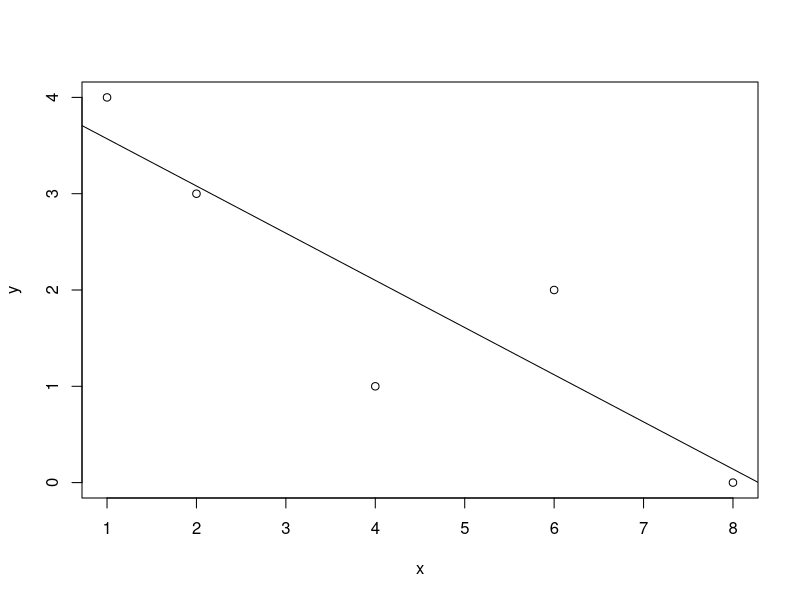

Here is the R script that generated this plot: (Note: this script raises an error after producing the figure.)
# Write your model
# Simple linear regression
# Check list
# Sxx,Syy,Sxy(Checked)(Mahmoud and Zyad).
# Beta 1,Beta0(Checked)(Mahmoud and Zyad).
# SSR,SSE,SST,MSR,MSE,MST(Bisho and Hamdi).
# Anova table(Checked)(ziad and ali).
# Confidence interval for estimator at given significant level(Checked)(gaber and safy).
# Calculation of C.l. for mean response and new observation(Gowely and Ashraf).
# Scatter plot contain fitted line(Checked)(Mahmoud).
#----------------------Mahmoud Essam and Zyad Ashraf--------------------------#
Data <- data.frame(
  x = c(1,2,4,6,8),
  y = c(4,3,1,2,0)
)
# Getting needed data
x <- Data$x
y <- Data$y
n <- length(x)
xbar<-mean(x)
ybar<-mean(y)
# Calculating Sxx and Sxy and Syy
Sxx<- round(sum(x^2) -n*(xbar^2),2)
Syy <- round(sum(y^2) -n*(ybar^2),2)
Sxy <- round(sum(x*y) -n*xbar*ybar,2)
# Calculating intercept(Beta Node) and Slope(Beta 1)
Beta_1 <- round(Sxy / Sxx,2)
Beta_0 <- round(ybar - Beta_1*xbar,2)
# Plotting data 
plot(x,y)
abline(a=Beta_0,b=Beta_1)
#----------------------Mahmoud Essam and Zyad Ashraf--------------------------#
#-----------------------------------------------------------------------------#
#----------------------mohamed hamdy and bishoy-------------------------------#
#calculating sum squares (regression, error,total)
SSR <-Beta_1^2*Sxx
SST <-Syy
SSE <-SST-SSR

#calculating Mean sum squares(regression,error)
MSR<-SSR/1
MSE<-SSE/n
#calculating coeffecient(correlation, determination)
Rsquare<-as.numeric(SSR/SST)
print(paste('dependent variable explained by an independent variable in regression model ',Rsquare*100,'%'))
if(Beta_1<0){
  r<-0-sqrt(Rsquare)
  print(paste("the model has negative correlation about ",r))
  
}else{
  r<-sqrt(Rsquare)
  print(paste("the model has positive correlation about ",r))
}
#----------------------mohamed hamdy and bishoy-------------------------------#
#-----------------------------------------------------------------------------#
#----------------------Ali elsayed  and ziad ashraf --------------------------#
# calculate F0
F0 <- MSR / MSE
#DEGREE OF FREEDOM 
DFR=1
DFE=n-2
DFT= DFR+DFE
#anova table
ANOVA=matrix(c(SSR,SSE,SST,DFR,DFE,DFT,MSR,MSE,"",F0,"",""),ncol=4)
row.names(ANOVA)=c("Treatment","Error","Total")
colnames(ANOVA)=c("Sum square","Degree of freedom","Mean sum square","F table")
ANOVA<- as.table(ANOVA)
ANOVA
# calculate f_test 
alpha <- as.numeric(readline("Enter significance level : "))
Fc<- qf(alpha, DFR, DFE)
if (F0 >Fc) {
  print("Reject H0 and has relation")
} else {
  print("dont reject H0 has no relation")
}

#----------------------Ali elsayed  and ziad ashraf --------------------------#
#-----------------------------------------------------------------------------#
#----------------------Mohamed Hassan and Safy Fathy--------------------------#
Confidence_Interval_of_B1 = function(C){
  c = 1-((1-C)/2)
  t = qt(c,df=(n-2))
  margin =  t * sqrt(MSE/Sxx)
  lower_bound = Beta_1-margin
  upper_bound = Beta_1+margin
  CI = c(lower_bound,upper_bound)
  return(CI)
  
}
B1 = Confidence_Interval_of_B1(0.95)
print(paste0("B1 is between interval " , data.frame(B1)))


Confidence_Interval_of_B0 = function(C){
  c = 1-((1-C)/2)
  t = qt(c,df=(n-2))
  margin =  t * sqrt(MSE*((1/n)+(xbar^2/Sxx)))
  lower_bound = Beta_0-margin
  upper_bound = Beta_0+margin
  CI = c(lower_bound,upper_bound) 
  return(CI)
  
}

B0 = Confidence_Interval_of_B0(0.95)
print(paste0("B0 is between interval " , data.frame(B0) ))
#----------------------Mohamed Hassan and Safy Fathy--------------------------#
#-----------------------------------------------------------------------------#
